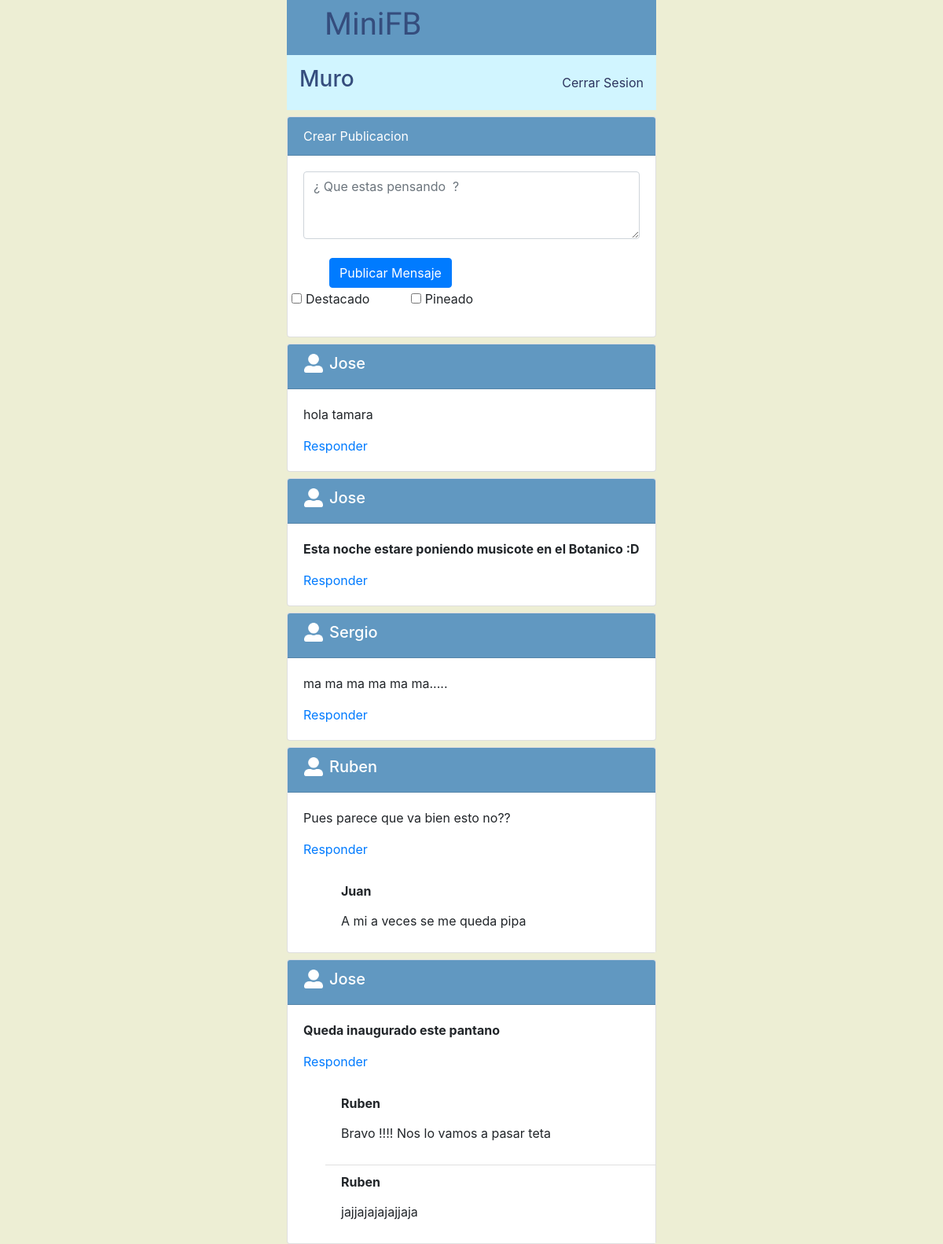
Screenshot of /main.php with the database file from the repository.
### tables this page shows
CREATE TABLE `T_MENSAJES` (
  `ID_MENSAJE` int(11) NOT NULL,
  `TEXTO_MENSAJE` varchar(280) NOT NULL,
  `DESTACADO` tinyint(4) NOT NULL,
  `PINEADO` tinyint(4) NOT NULL,
  `PUBLICADO` datetime NOT NULL,
  `ID_USUARIO` int(11) NOT NULL
);

CREATE TABLE T_USUARIOS (
  `ID_USUARIO` int(11) NOT NULL,
  `NOMBRE_USUARIO` varchar(20) NOT NULL,
  `ALIAS_USUARIO` varchar(10) NOT NULL,
  `PASSWORD_USUARIO` varchar(20) NOT NULL,
  `APELLIDOS_USUARIO` varchar(45) DEFAULT NULL,
  `CODIGO_COOKIE` varchar(40) DEFAULT NULL,
  `TIPO_USUARIO` int(11) NOT NULL,
  `EMAIL` varchar(45) NOT NULL
);

CREATE TABLE T_RESPUESTAS (
  `ID_RESPUESTA` int(11) NOT NULL,
  `TEXTO_RESPUESTA` varchar(280) NOT NULL,
  `PUBLICADO` datetime NOT NULL,
  `ID_USUARIO` int(11) NOT NULL,
  `ID_MENSAJE` int(11) NOT NULL
);

### src/Database/DatabaseRepository.php (called while the page is built)
<?php
class DatabaseRepository
{
    public static function  getConnection () {
        $server = "database";
        $username = "root";
        $passwd = "root";
        $bd = "mini-fb_db";
        $options = [
            PDO::ATTR_EMULATE_PREPARES   => false,
            PDO::ATTR_ERRMODE            => PDO::ERRMODE_EXCEPTION,
            PDO::ATTR_DEFAULT_FETCH_MODE => PDO::FETCH_ASSOC,
        ];
        try {
            $pdo = new PDO("mysql:host=$server;dbname=$bd;charset=utf8", $username, $passwd, $options);
        } catch (Exception $e) {
            $str = "Connexion error: " . $e->getMessage();
            error_log($str);
            exit($str);
        }
        return $pdo;
    }
}

### src/Controller/UserController.php (called while the page is built, shortened)
<?php
require_once 'Model/User.php';
require_once 'Database/UserDAO.php';
class UserController
{
    public function getUser($id)
    {
        $udao = new UserDAO();
        $user = $udao->getUser($id);
        return $user;
    }
    public function getAll()
    {
        $udao = new UserDAO();
        return $udao->getAll();
    }
}

### src/Database/UserDAO.php (called while the page is built, shortened)
<?php
require_once 'DatabaseRepository.php';
require_once 'Model/User.php';
class UserDAO
{
    private $getUserWithId = "SELECT * FROM T_USUARIOS WHERE ID_USUARIO=?";
    private $getAll = "SELECT * FROM T_USUARIOS";
    private $pdo;
    public function __construct()
    {
        $this->pdo = DatabaseRepository::getConnection();
    }
    public function getAll()
    {
        $users = array();
        $select = $this->pdo->prepare($this->getAll);
        $select->execute();
        $rs = $select->fetchAll();
        foreach ($rs as $row){
            $user = new User(
                $row['ID_USUARIO'],
                $row['ALIAS_USUARIO'],
                $row['PASSWORD_USUARIO'],
                $row['NOMBRE_USUARIO'],
                $row['APELLIDOS_USUARIO'],
                $row['EMAIL'],
                $row['TIPO_USUARIO']
            );
            array_push($users, $user);
        }
        return $users;
    }
    public function getUser($id)
    {
        $select = $this->pdo->prepare($this->getUserWithId);
        $select->execute([$id]);
        $rs = $select->fetch();
        $user = new User(
            $id,
            $rs['ALIAS_USUARIO'],
            $rs['PASSWORD_USUARIO'],
            $rs['NOMBRE_USUARIO'],
            $rs['APELLIDOS_USUARIO'],
            $rs['EMAIL'],
            $rs['TIPO_USUARIO']
        );
        return $user;
    }
}

### src/Model/User.php (called while the page is built, shortened)
<?php
class User
{
    private $id;
    private $name;
    public function __construct($id, $alias, $password, $name, $surname, $email, $userType)
    {
        $this->id = $id;
        $this->name = $name;
    }
    public function getId()
    {
        return $this->id;
    }
    public function getName()
    {
        return $this->name;
    }
}

### src/Controller/MessageController.php (called while the page is built, shortened)
<?php
require_once 'Database/MessageDAO.php';
require_once 'Database/ResponseDAO.php';
require_once 'Model/Message.php';
require_once 'Model/Response.php';
class MessageController
{
    public function getAllMessagesWithoutPin()
    {
        $mDAO = new MessageDAO();
        $rDAO = new ResponseDAO();
        $messagesSet = array();
        $msgWithoutPin = $mDAO->getAllWithoutPin();
        foreach ($msgWithoutPin as $msg){
            $responses = $rDAO->getAllWithMessageId($msg->getId());
            $msgEntire = [
                'message' => $msg,
                'responses' => $responses
            ];
            array_push($messagesSet, $msgEntire);
        }
        return $messagesSet;
    }
}

### src/Database/MessageDAO.php (called while the page is built, shortened)
<?php
require_once 'DatabaseRepository.php';
require_once 'Model/Message.php';
class MessageDAO
{
    private $allWithoutPin = "SELECT * FROM T_MENSAJES WHERE PINEADO=0 ORDER BY ID_MENSAJE DESC ";
    private $pdo;
    public function __construct()
    {
        $this->pdo = DatabaseRepository::getConnection();
    }
    public function getAllWithoutPin()
    {
        $messages = array();
        $select = $this->pdo->prepare($this->allWithoutPin);
        $select->execute();
        $rs = $select->fetchAll();
        foreach ($rs as $row){
            $msg = new Message(
                $row['ID_MENSAJE'],
                $row['TEXTO_MENSAJE'],
                $row['DESTACADO'],
                $row['PINEADO'],
                $row['PUBLICADO'],
                $row['ID_USUARIO']
            );
            array_push($messages, $msg);
        }
        return $messages;
    }
}

### src/Model/Message.php (called while the page is built, shortened)
<?php
class Message
{
    private $id;
    private $content;
    private $important;
    private $user;
    public function __construct($id, $content, $important, $pinned, $published, $user)
    {
        $this->id = $id;
        $this->content = $content;
        $this->important = $important;
        $this->user = $user;
    }
    public function getId()
    {
        return $this->id;
    }
    public function getContent()
    {
        return $this->content;
    }
    public function getImportant()
    {
        return $this->important;
    }
    public function getUser()
    {
        return $this->user;
    }
}

### src/Database/ResponseDAO.php (called while the page is built, shortened)
<?php
require_once 'DatabaseRepository.php';
require_once 'Model/Response.php';
class ResponseDAO
{
    private $getAllWithId = "SELECT * FROM T_RESPUESTAS WHERE ID_MENSAJE=?";
    private $pdo;
    public function __construct()
    {
        $this->pdo = DatabaseRepository::getConnection();
    }
    public function getAllWithMessageId($msgId)
    {
        $responses = array();
        $select = $this->pdo->prepare($this->getAllWithId);
        $select->execute([$msgId]);
        $rs = $select->fetchAll();
        foreach ($rs as $row){
            $response = new Response(
                $row['ID_RESPUESTA'],
                $row['TEXTO_RESPUESTA'],
                $row['PUBLICADO'],
                $row['ID_USUARIO'],
                $msgId
            );
            array_push($responses, $response);
        }
        return $responses;
    }
}

### src/Model/Response.php (called while the page is built, shortened)
<?php
class Response
{
    private $content;
    private $user;
    public function __construct($id, $content, $published, $user, $messageId)
    {
        $this->content = $content;
        $this->user = $user;
    }
    public function getContent()
    {
        return $this->content;
    }
    public function getUser()
    {
        return $this->user;
    }
}

### src/main.php (the view, shortened to what this page needs)
<?php
require_once 'Controller/UserController.php';
require_once 'Controller/MessageController.php';
$userController = new UserController();
$users = $userController->getAll();
$me = $userController->getUser($_SESSION['user-id']);
$messController = new MessageController();
$msgs_wop = $messController->getAllMessagesWithoutPin();
?>
<!doctype html>
<html lang="es">
<head>
    <link rel="stylesheet" href="css/style.css">
    <link rel="stylesheet" href="https://maxcdn.bootstrapcdn.com/bootstrap/4.0.0/css/bootstrap.min.css"
>
</head>
<body>
<div class="container col-xl-5 col-lg-6 col-md-8 col-sm-12">
    <header class="main-bg">
        <div class="ml-5 d-flex align-items-center h-100">
            <span class="title main-text"><h1>MiniFB</h1></span>
        </div>
    </header>
    <div class=" d-flex section justify-content-between align-items-center">
        <div class="ml-3">
            <span class="main-text"><h3>Muro</h3></span>
        </div>
        <div class="sesion mr-3">
            <a class="darkblue-txt" href="logout.php">Cerrar Sesion</a>
        </div>
    </div>
    <div class="createForm">
        <div class="card mt-2">
            <div class="card-header text-white">
                <span>Crear Publicacion</span>
            </div>
            <div class="card-body">
                <form action="main_controller.php">
                    <div class="form-group">
                        <textarea class="form-control" name="content" id="contentTA"
                                  placeholder="¿ Que estas pensando <?= $me->getName() ?> ?" rows="3"></textarea>
                        <div class="form-group row d-flex justify-content-between mt-4">
                            <button type="submit" class="btn btn-primary ml-5">Publicar Mensaje</button>
                            <div class="form-group-row mr-5">
                                <div class="form-check form-check-inline align-middle mr-5">
                                    <input class="form-check-input" type="checkbox" id="importantCheck" name="important"
                                           value="true">
                                    <label class="form-check-label" for="importantCheck">Destacado</label>
                                </div>
                                <div class="form-check form-check-inline align-middle">
                                    <input class="form-check-input" type="checkbox" id="pinnedCheck" name="pinned"
                                           value="true">
                                    <label class="form-check-label" for="pinnedCheck">Pineado</label>
                                </div>
                            </div>
                        </div>
                    </div>
                </form>
            </div>
        </div>
    </div>
    <div class="mensajes-sin-pin">
        <?php foreach ($msgs_wop as $msg) { ?>
            <div class="card mt-2">
                <div class="card-header text-white">
                    <div class="row">
                        <img src="img/user-newbie.svg" class="ml-3 icon-newbie" alt="newbie">
                        <p class="ml-2"><h5><?= $users[($msg['message']->getUser()) - 1]->getName() ?></h5></p>
                    </div>
                </div>
                <div class="card-body">
                    <?php
                    if ($msg['message']->getImportant()) {
                        ?>
                        <p class="card-text font-weight-bold"><?= $msg['message']->getContent() ?></p>
                    <?php } else { ?>
                        <p class="card-text"><?= $msg['message']->getContent() ?></p>
                    <?php } ?>
                    <a href="response.php?msg-id=<?= $msg['message']->getId() ?>&userId=<?= $me->getId() ?>"
                       class="card-link">Responder</a>
                </div>
                <div class="responses ml-5">
                    <ul class="list-group list-group-flush">
                        <?php
                        $responses = $msg['responses'];
                        foreach ($responses as $response) { ?>
                            <li class="list-group-item">
                                <h6><p class="font-weight-bold"><?= $users[($response->getUser()) - 1]->getName() ?></p></h6>
                                <p><?= $response->getContent() ?></p>
                            </li>
                        <?php } ?>
                    </ul>
                </div>
            </div>
        <?php } ?>
    </div>
</div>
</body>
</html>

### src/css/style.css (style rules this page uses)
header { height: 70px; }
body { box-sizing: border-box; background-color: #edeed4 !important; }
.title { font-family: 'Baloo Bhai', cursive; font-size: 1.3em; }
.section { background-color: #D1F5FF; height: 70px; }
.card .card-header { background-color: #6198c1; }
.darkblue-txt { color: #2B335D; }
.main-bg { background: #6198c1; }
.main-text { color: #354d7d; }
.icon-newbie { width: 24px; height: 24px; fill: #ffffff; }

### rows the page displays
t_mensajes: ID_USUARIO.NOMBRE_USUARIO "Jose", TEXTO_MENSAJE "hola tamara"
t_mensajes: ID_USUARIO.NOMBRE_USUARIO "Jose", TEXTO_MENSAJE "Esta noche estare poniendo musicote en el Botanico :D"
t_mensajes: ID_USUARIO.NOMBRE_USUARIO "Sergio", TEXTO_MENSAJE "ma ma ma ma ma ma....."
t_mensajes: ID_USUARIO.NOMBRE_USUARIO "Ruben", TEXTO_MENSAJE "Pues parece que va bien esto no??"
t_respuestas: ID_USUARIO.NOMBRE_USUARIO "Juan", TEXTO_RESPUESTA "A mi a veces se me queda pipa"
t_mensajes: ID_USUARIO.NOMBRE_USUARIO "Jose", TEXTO_MENSAJE "Queda inaugurado este pantano"
t_respuestas: ID_USUARIO.NOMBRE_USUARIO "Ruben", TEXTO_RESPUESTA "Bravo !!!! Nos lo vamos a pasar teta"
t_respuestas: ID_USUARIO.NOMBRE_USUARIO "Ruben", TEXTO_RESPUESTA "jajjajajajajjaja"
